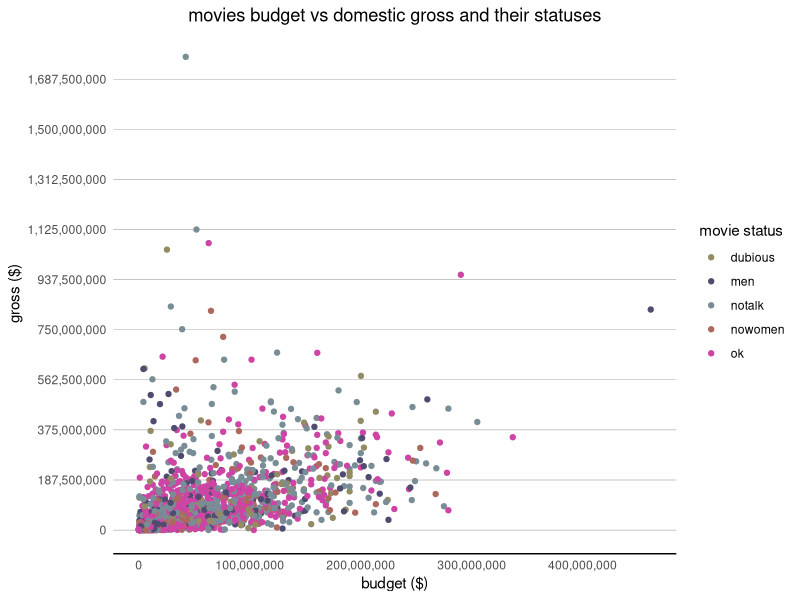

The R source for this figure:
library(dplyr,warn.conflicts=FALSE);
library(ggplot2,warn.conflicts=FALSE);
library(scales,warn.conflicts=FALSE);
options(width=2000);
pdf(NULL);

bars<-function(alldata)
{
    relevantdata<-data.frame(count(select(alldata,clean_test),clean_test));
    # colnames(relevantdata)<-c("dubious","men","notalk","nowomen","ok");
    # relevantdata<-relevantdata[2,];
    # print(relevantdata);

    ggplot(data=relevantdata,aes(x=clean_test,y=n,fill=c("#332d44","#854d81","#506684","#7083a4","#397694"),width=1))+geom_bar(stat="identity")+labs(y="amount of movies",x="status",title="amounts of movies with certain statuses")+theme(panel.background=element_rect(fill="white",colour="white"),panel.grid.major.y=element_line(colour="#26272a",size=.08),axis.line.x=element_line(colour="black"),axis.ticks=element_blank(),panel.grid.major.x=element_blank(),plot.title=element_text(hjust=.5))+scale_fill_manual(guide=FALSE,values=c("#332d44","#854d81","#506684","#7083a4","#397694"));
    ggsave("graph1.png");
}

violin<-function(alldata)
{
    relevantdata<-select(alldata,binary,code);
    relevantdata$code<-as.numeric(gsub("PASS|FAIL","",relevantdata$code));
    # relevantdata$binary<-gsub("PASS",1,relevantdata$binary);
    # relevantdata$binary<-gsub("FAIL",0,relevantdata$binary);

    # relevantdata<-data.frame(count(relevantdata,code,binary));

    # print(relevantdata);

    ggplot(data=relevantdata,aes(binary,code))+geom_violin(color="#f5b0be",fill="#f5b0be")+labs(y="year",x="pass or fail",title="movies that passed or failed vs time")+theme(panel.background=element_rect(fill="white",colour="white"),panel.grid.major.y=element_line(colour="#26272a",size=.08),axis.line.x=element_line(colour="black"),axis.ticks=element_blank(),panel.grid.major.x=element_blank(),plot.title=element_text(hjust=.5));
    ggsave("graph2.png");
}

glowworms<-function(alldata)
{
    rdata<-select(alldata,budget_2013.,binary,code);
    rdata$code<-as.numeric(gsub("PASS|FAIL","",rdata$code));
    rdata$budget_2013.=strtoi(rdata$budget_2013.);
    rdata$code=strtoi(rdata$code);

    # print(rdata);

    ggplot(data=rdata,aes(x=code,y=budget_2013.,color=binary))+geom_smooth();
    ggsave("graph5.png");
}

scattuh<-function(alldata)
{
    rdata<-select(alldata,clean_test,budget_2013.,domgross_2013.);
    rdata$budget_2013.=strtoi(rdata$budget_2013.);
    rdata$domgross_2013.=strtoi(rdata$domgross_2013.);
    # print(rdata);
    # print(alldata);

    ggplot(data=rdata,aes(x=budget_2013.,y=domgross_2013.,colour=clean_test))+geom_point()+labs(y="gross ($)",x="budget ($)",title="movies budget vs domestic gross and their statuses",colour="movie status")+theme(panel.background=element_rect(fill="white",colour="white"),panel.grid.major.y=element_line(colour="#26272a",size=.08),axis.line.x=element_line(colour="black"),axis.ticks=element_blank(),panel.grid.major.x=element_blank(),plot.title=element_text(hjust=.5))+scale_y_continuous(breaks=seq(0,1800000000,187500000),labels=comma)+scale_x_continuous(breaks=seq(0,400000000,100000000),labels=comma)+scale_colour_manual(values=c("#928b63","#504c70","#798d96","#ad685e","#ce44a5"));
    ggsave("graph4.png");
}

alldata<-read.csv(file="data/movies.csv",header=TRUE);

# bars(alldata);
# violin(alldata);
scattuh(alldata);
